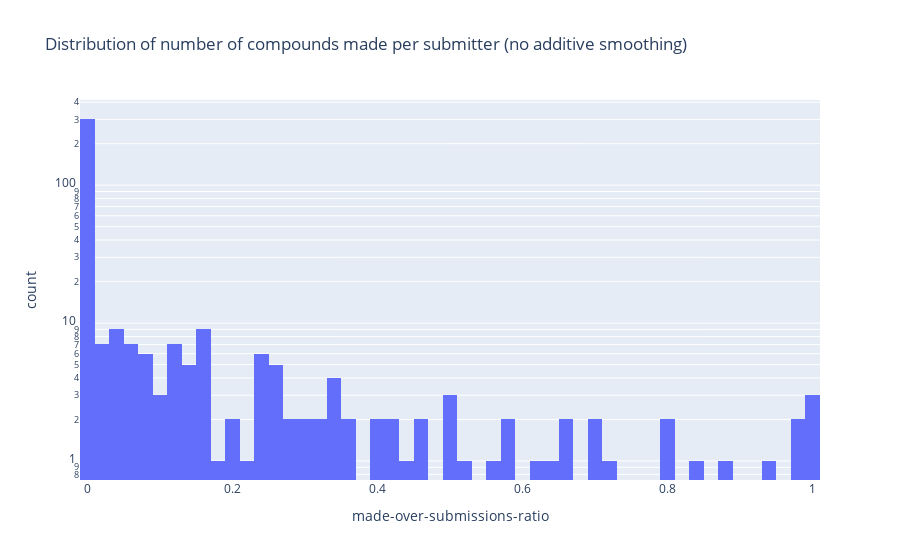

The code cell stored with this chart in its notebook:
### Code cell
px.histogram(creators,
                                     'made-over-submissions-ratio',
                                     log_y=True,
                                     title=f'Distribution of number of compounds made per submitter (no additive smoothing)',
                                     nbins=100)

### Figure 1 — Plotly figure (JSON) as saved in the notebook; plotly's stock layout.template omitted (floating-point values rounded to 4 significant figures; data arrays with more than 128 entries replaced by an {"elided": "..."} marker saying what was removed)
{"data": [{"alignmentgroup": "True", "bingroup": "x", "hovertemplate": "made-over-submissions-ratio=%{x}<br>count=%{y}<extra></extra>", "legendgroup": "", "marker": {"color": "#636efa", "pattern": {"shape": ""}}, "name": "", "nbinsx": 100, "offsetgroup": "", "orientation": "v", "showlegend": false, "type": "histogram", "x": {"elided": "413 float values"}, "xaxis": "x", "yaxis": "y"}], "layout": {"autosize": true, "barmode": "relative", "legend": {"tracegroupgap": 0}, "title": {"text": "Distribution of number of compounds made per submitter (no additive smoothing)"}, "xaxis": {"anchor": "y", "autorange": true, "domain": [0, 1], "range": [-0.01, 1.01], "title": {"text": "made-over-submissions-ratio"}, "type": "linear"}, "yaxis": {"anchor": "x", "autorange": true, "domain": [0, 1], "range": [-0.1378, 2.618], "title": {"text": "count"}, "type": "log"}}}
